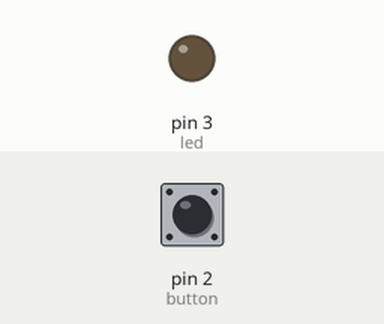
A sketch run on a simulated Arduino Uno, built with avr-gcc and run on an emulated ATmega328P. On the bench: output pins drawn as LEDs (lit = HIGH). Inputs (shaded band) come from the test bench; at power-on: pin 2 (button) LOW.

Above: at 1.2 s.
1.3 s: pin 2 (button) pulled HIGH for 0.15 s
At 1.37 s:
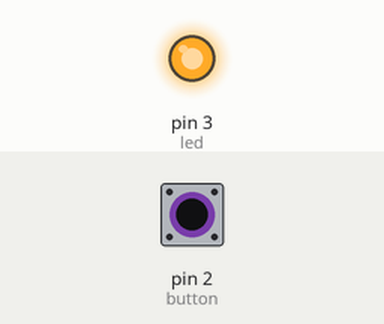
2.9 s: pin 2 (button) pulled HIGH for 3.2 s
At 7.3 s:
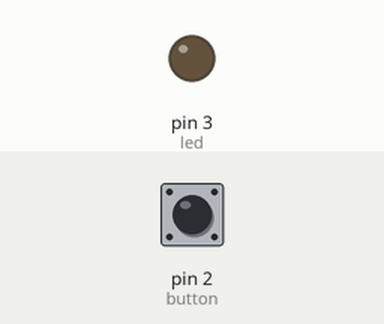
Timing chart, 0 to 8.8 s (numbered marks = the images above; inputs shaded):
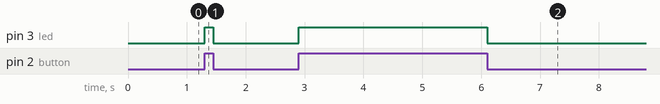

Measured:
- after the input at 1.3 s, pin 3 (led): LOW → HIGH at once, → LOW 0.15 s later
- after the input at 2.9 s, pin 3 (led): LOW → HIGH at once, → LOW 3.2 s later

The sketch:

buttonHL.ino
```cpp
const int button = 2;
const int led = 3;
int s = 0;

void setup() {
  pinMode(led, OUTPUT);
  pinMode(button, INPUT);
}

void loop() {
  s = digitalRead(button);
  if (s == HIGH) {
    digitalWrite(led, HIGH);
  }
  else {
    digitalWrite(led, LOW);
  }
}
```
